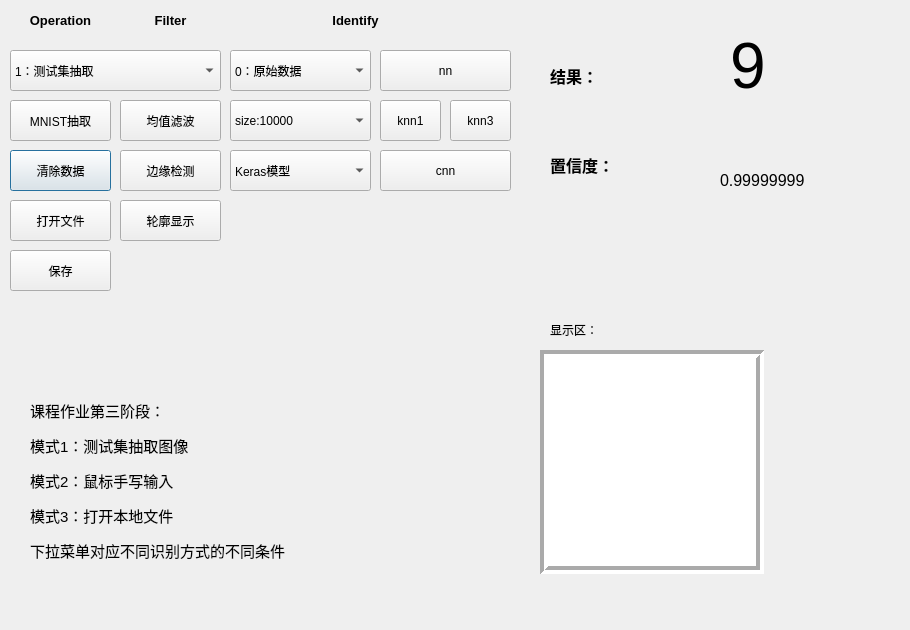
<?xml version="1.0" encoding="UTF-8"?>
<ui version="4.0">
 <class>MainWindow</class>
 <widget class="QDialog" name="MainWindow">
  <property name="enabled">
   <bool>true</bool>
  </property>
  <property name="geometry">
   <rect>
    <x>0</x>
    <y>0</y>
    <width>910</width>
    <height>630</height>
   </rect>
  </property>
  <property name="minimumSize">
   <size>
    <width>910</width>
    <height>629</height>
   </size>
  </property>
  <property name="maximumSize">
   <size>
    <width>16777215</width>
    <height>16777215</height>
   </size>
  </property>
  <property name="windowTitle">
   <string>课程设计-数字识别 by 董建承</string>
  </property>
  <widget class="QComboBox" name="cbBox_Mode">
   <property name="geometry">
    <rect>
     <x>10</x>
     <y>50</y>
     <width>211</width>
     <height>41</height>
    </rect>
   </property>
   <item>
    <property name="text">
     <string>1：测试集抽取</string>
    </property>
   </item>
   <item>
    <property name="text">
     <string>2：鼠标手写输入</string>
    </property>
   </item>
   <item>
    <property name="text">
     <string>3：打开本地文件</string>
    </property>
   </item>
   <item>
    <property name="text">
     <string/>
    </property>
   </item>
  </widget>
  <widget class="QPushButton" name="pbtClear">
   <property name="geometry">
    <rect>
     <x>10</x>
     <y>150</y>
     <width>101</width>
     <height>41</height>
    </rect>
   </property>
   <property name="styleSheet">
    <string notr="true"/>
   </property>
   <property name="text">
    <string>清除数据</string>
   </property>
   <property name="checkable">
    <bool>false</bool>
   </property>
   <property name="checked">
    <bool>false</bool>
   </property>
  </widget>
  <widget class="QPushButton" name="pbtGetMnist">
   <property name="geometry">
    <rect>
     <x>10</x>
     <y>100</y>
     <width>101</width>
     <height>41</height>
    </rect>
   </property>
   <property name="text">
    <string>MNIST抽取</string>
   </property>
   <property name="checkable">
    <bool>false</bool>
   </property>
  </widget>
  <widget class="QPushButton" name="pbtPredict">
   <property name="geometry">
    <rect>
     <x>380</x>
     <y>100</y>
     <width>61</width>
     <height>41</height>
    </rect>
   </property>
   <property name="styleSheet">
    <string notr="true"/>
   </property>
   <property name="text">
    <string>knn1</string>
   </property>
  </widget>
  <widget class="QLabel" name="label_3">
   <property name="geometry">
    <rect>
     <x>550</x>
     <y>30</y>
     <width>101</width>
     <height>181</height>
    </rect>
   </property>
   <property name="minimumSize">
    <size>
     <width>0</width>
     <height>0</height>
    </size>
   </property>
   <property name="text">
    <string>&lt;html&gt;&lt;head/&gt;&lt;body&gt;&lt;p/&gt;&lt;p&gt;&lt;span style=&quot; font-size:12pt; font-weight:600;&quot;/&gt;&lt;/p&gt;&lt;p&gt;&lt;span style=&quot; font-size:12pt; font-weight:600;&quot;&gt;结果：&lt;/span&gt;&lt;br/&gt;&lt;/p&gt;&lt;p&gt;&lt;br/&gt;&lt;/p&gt;&lt;p&gt;&lt;span style=&quot; font-size:12pt; font-weight:600;&quot;&gt;置信度：&lt;/span&gt;&lt;/p&gt;&lt;/body&gt;&lt;/html&gt;</string>
   </property>
  </widget>
  <widget class="QLabel" name="label_4">
   <property name="geometry">
    <rect>
     <x>550</x>
     <y>320</y>
     <width>131</width>
     <height>20</height>
    </rect>
   </property>
   <property name="text">
    <string>显示区：</string>
   </property>
  </widget>
  <widget class="QLabel" name="label_5">
   <property name="geometry">
    <rect>
     <x>30</x>
     <y>370</y>
     <width>451</width>
     <height>251</height>
    </rect>
   </property>
   <property name="text">
    <string>&lt;!DOCTYPE HTML PUBLIC &quot;-//W3C//DTD HTML 4.0//EN&quot; &quot;http://www.w3.org/TR/REC-html40/strict.dtd&quot;&gt;
&lt;html&gt;&lt;head&gt;&lt;meta name=&quot;qrichtext&quot; content=&quot;1&quot; /&gt;&lt;style type=&quot;text/css&quot;&gt;
p, li { white-space: pre-wrap; }
&lt;/style&gt;&lt;/head&gt;&lt;body style=&quot; font-family:'SimSun'; font-size:9pt; font-weight:400; font-style:normal;&quot;&gt;
&lt;p style=&quot; margin-top:12px; margin-bottom:12px; margin-left:0px; margin-right:0px; -qt-block-indent:0; text-indent:0px;&quot;&gt;&lt;span style=&quot; font-family:'Ubuntu'; font-size:11pt;&quot;&gt;课程作业第三阶段：&lt;/span&gt;&lt;/p&gt;
&lt;p style=&quot; margin-top:12px; margin-bottom:12px; margin-left:0px; margin-right:0px; -qt-block-indent:0; text-indent:0px;&quot;&gt;&lt;span style=&quot; font-family:'Ubuntu'; font-size:11pt;&quot;&gt;模式1：测试集抽取图像&lt;/span&gt;&lt;/p&gt;
&lt;p style=&quot; margin-top:12px; margin-bottom:12px; margin-left:0px; margin-right:0px; -qt-block-indent:0; text-indent:0px;&quot;&gt;&lt;span style=&quot; font-family:'Ubuntu'; font-size:11pt;&quot;&gt;模式2：鼠标手写输入&lt;/span&gt;&lt;/p&gt;
&lt;p style=&quot; margin-top:12px; margin-bottom:12px; margin-left:0px; margin-right:0px; -qt-block-indent:0; text-indent:0px;&quot;&gt;&lt;span style=&quot; font-family:'Ubuntu'; font-size:11pt;&quot;&gt;模式3：打开本地文件&lt;/span&gt;&lt;/p&gt;
&lt;p style=&quot; margin-top:12px; margin-bottom:12px; margin-left:0px; margin-right:0px; -qt-block-indent:0; text-indent:0px;&quot;&gt;&lt;span style=&quot; font-size:11pt;&quot;&gt;下拉菜单对应不同识别方式的不同条件&lt;/span&gt;&lt;/p&gt;
&lt;p style=&quot;-qt-paragraph-type:empty; margin-top:12px; margin-bottom:12px; margin-left:0px; margin-right:0px; -qt-block-indent:0; text-indent:0px; font-size:11pt;&quot;&gt;&lt;br /&gt;&lt;/p&gt;&lt;/body&gt;&lt;/html&gt;</string>
   </property>
  </widget>
  <widget class="QWidget" name="verticalLayoutWidget">
   <property name="geometry">
    <rect>
     <x>540</x>
     <y>350</y>
     <width>221</width>
     <height>221</height>
    </rect>
   </property>
   <layout class="QVBoxLayout" name="dArea_Layout">
    <property name="spacing">
     <number>0</number>
    </property>
    <property name="leftMargin">
     <number>0</number>
    </property>
    <property name="topMargin">
     <number>0</number>
    </property>
    <property name="rightMargin">
     <number>0</number>
    </property>
    <property name="bottomMargin">
     <number>0</number>
    </property>
   </layout>
  </widget>
  <widget class="QLabel" name="lbResult">
   <property name="geometry">
    <rect>
     <x>730</x>
     <y>20</y>
     <width>71</width>
     <height>91</height>
    </rect>
   </property>
   <property name="font">
    <font>
     <pointsize>48</pointsize>
    </font>
   </property>
   <property name="text">
    <string>9</string>
   </property>
  </widget>
  <widget class="QLabel" name="lbCofidence">
   <property name="geometry">
    <rect>
     <x>720</x>
     <y>170</y>
     <width>151</width>
     <height>21</height>
    </rect>
   </property>
   <property name="font">
    <font>
     <pointsize>12</pointsize>
    </font>
   </property>
   <property name="text">
    <string>0.99999999</string>
   </property>
  </widget>
  <widget class="QPushButton" name="pbtGetfile">
   <property name="geometry">
    <rect>
     <x>10</x>
     <y>200</y>
     <width>101</width>
     <height>41</height>
    </rect>
   </property>
   <property name="text">
    <string>打开文件</string>
   </property>
  </widget>
  <widget class="QPushButton" name="pushButton">
   <property name="geometry">
    <rect>
     <x>10</x>
     <y>250</y>
     <width>101</width>
     <height>41</height>
    </rect>
   </property>
   <property name="text">
    <string>保存</string>
   </property>
  </widget>
  <widget class="QPushButton" name="pbtFilter1">
   <property name="geometry">
    <rect>
     <x>120</x>
     <y>100</y>
     <width>101</width>
     <height>41</height>
    </rect>
   </property>
   <property name="styleSheet">
    <string notr="true"/>
   </property>
   <property name="text">
    <string>均值滤波</string>
   </property>
  </widget>
  <widget class="QPushButton" name="pbtFilter2">
   <property name="geometry">
    <rect>
     <x>120</x>
     <y>150</y>
     <width>101</width>
     <height>41</height>
    </rect>
   </property>
   <property name="styleSheet">
    <string notr="true"/>
   </property>
   <property name="text">
    <string>边缘检测</string>
   </property>
  </widget>
  <widget class="QPushButton" name="pbtFilter3">
   <property name="geometry">
    <rect>
     <x>120</x>
     <y>200</y>
     <width>101</width>
     <height>41</height>
    </rect>
   </property>
   <property name="styleSheet">
    <string notr="true"/>
   </property>
   <property name="text">
    <string>轮廓显示</string>
   </property>
  </widget>
  <widget class="QComboBox" name="cbBox_Mode_2">
   <property name="geometry">
    <rect>
     <x>230</x>
     <y>50</y>
     <width>141</width>
     <height>41</height>
    </rect>
   </property>
   <item>
    <property name="text">
     <string>0：原始数据</string>
    </property>
   </item>
   <item>
    <property name="text">
     <string>1：均值滤波</string>
    </property>
   </item>
   <item>
    <property name="text">
     <string>2：边缘检测</string>
    </property>
   </item>
   <item>
    <property name="text">
     <string>3：轮廓显示</string>
    </property>
   </item>
   <item>
    <property name="text">
     <string>4：标签平滑</string>
    </property>
   </item>
   <item>
    <property name="text">
     <string/>
    </property>
   </item>
  </widget>
  <widget class="QLabel" name="label_6">
   <property name="geometry">
    <rect>
     <x>120</x>
     <y>0</y>
     <width>101</width>
     <height>41</height>
    </rect>
   </property>
   <property name="text">
    <string>&lt;html&gt;&lt;head/&gt;&lt;body&gt;&lt;p align=&quot;center&quot;&gt;&lt;span style=&quot; font-size:10pt; font-weight:600;&quot;&gt;Filter&lt;/span&gt;&lt;/p&gt;&lt;/body&gt;&lt;/html&gt;</string>
   </property>
  </widget>
  <widget class="QPushButton" name="pbtPredict_2">
   <property name="geometry">
    <rect>
     <x>380</x>
     <y>50</y>
     <width>131</width>
     <height>41</height>
    </rect>
   </property>
   <property name="styleSheet">
    <string notr="true"/>
   </property>
   <property name="text">
    <string>nn</string>
   </property>
  </widget>
  <widget class="QLabel" name="label_7">
   <property name="geometry">
    <rect>
     <x>300</x>
     <y>0</y>
     <width>111</width>
     <height>41</height>
    </rect>
   </property>
   <property name="text">
    <string>&lt;html&gt;&lt;head/&gt;&lt;body&gt;&lt;p align=&quot;center&quot;&gt;&lt;span style=&quot; font-size:10pt; font-weight:600;&quot;&gt;Identify&lt;/span&gt;&lt;/p&gt;&lt;/body&gt;&lt;/html&gt;</string>
   </property>
  </widget>
  <widget class="QLabel" name="label_8">
   <property name="geometry">
    <rect>
     <x>10</x>
     <y>0</y>
     <width>101</width>
     <height>41</height>
    </rect>
   </property>
   <property name="text">
    <string>&lt;html&gt;&lt;head/&gt;&lt;body&gt;&lt;p align=&quot;center&quot;&gt;&lt;span style=&quot; font-size:10pt; font-weight:600;&quot;&gt;Operation&lt;/span&gt;&lt;/p&gt;&lt;/body&gt;&lt;/html&gt;</string>
   </property>
  </widget>
  <widget class="QComboBox" name="cbBox_Mode_3">
   <property name="geometry">
    <rect>
     <x>230</x>
     <y>100</y>
     <width>141</width>
     <height>41</height>
    </rect>
   </property>
   <item>
    <property name="text">
     <string>size:10000</string>
    </property>
   </item>
   <item>
    <property name="text">
     <string>size:1000</string>
    </property>
   </item>
   <item>
    <property name="text">
     <string>size:100</string>
    </property>
   </item>
   <item>
    <property name="text">
     <string>size:50000</string>
    </property>
   </item>
   <item>
    <property name="text">
     <string/>
    </property>
   </item>
  </widget>
  <widget class="QPushButton" name="pbtPredict_3">
   <property name="geometry">
    <rect>
     <x>450</x>
     <y>100</y>
     <width>61</width>
     <height>41</height>
    </rect>
   </property>
   <property name="styleSheet">
    <string notr="true"/>
   </property>
   <property name="text">
    <string>knn3</string>
   </property>
  </widget>
  <widget class="QPushButton" name="pbtPredict_4">
   <property name="geometry">
    <rect>
     <x>380</x>
     <y>150</y>
     <width>131</width>
     <height>41</height>
    </rect>
   </property>
   <property name="styleSheet">
    <string notr="true"/>
   </property>
   <property name="text">
    <string>cnn</string>
   </property>
  </widget>
  <widget class="QComboBox" name="cbBox_Mode_4">
   <property name="geometry">
    <rect>
     <x>230</x>
     <y>150</y>
     <width>141</width>
     <height>41</height>
    </rect>
   </property>
   <item>
    <property name="text">
     <string>Keras模型</string>
    </property>
   </item>
   <item>
    <property name="text">
     <string>Keras_transfer</string>
    </property>
   </item>
   <item>
    <property name="text">
     <string>my_cnn</string>
    </property>
   </item>
   <item>
    <property name="text">
     <string/>
    </property>
   </item>
  </widget>
  <widget class="QLabel" name="lbDataArea">
   <property name="geometry">
    <rect>
     <x>540</x>
     <y>350</y>
     <width>224</width>
     <height>224</height>
    </rect>
   </property>
   <property name="mouseTracking">
    <bool>false</bool>
   </property>
   <property name="styleSheet">
    <string notr="true">background-color: rgb(255, 255, 255);</string>
   </property>
   <property name="frameShape">
    <enum>QFrame::Box</enum>
   </property>
   <property name="frameShadow">
    <enum>QFrame::Sunken</enum>
   </property>
   <property name="lineWidth">
    <number>4</number>
   </property>
   <property name="midLineWidth">
    <number>0</number>
   </property>
   <property name="text">
    <string/>
   </property>
  </widget>
  <zorder>lbDataArea</zorder>
  <zorder>cbBox_Mode</zorder>
  <zorder>pbtClear</zorder>
  <zorder>pbtGetMnist</zorder>
  <zorder>pbtPredict</zorder>
  <zorder>label_3</zorder>
  <zorder>label_4</zorder>
  <zorder>label_5</zorder>
  <zorder>verticalLayoutWidget</zorder>
  <zorder>lbResult</zorder>
  <zorder>lbCofidence</zorder>
  <zorder>pbtGetfile</zorder>
  <zorder>pushButton</zorder>
  <zorder>pbtFilter1</zorder>
  <zorder>pbtFilter2</zorder>
  <zorder>pbtFilter3</zorder>
  <zorder>cbBox_Mode_2</zorder>
  <zorder>label_6</zorder>
  <zorder>pbtPredict_2</zorder>
  <zorder>label_7</zorder>
  <zorder>label_8</zorder>
  <zorder>cbBox_Mode_3</zorder>
  <zorder>pbtPredict_3</zorder>
  <zorder>pbtPredict_4</zorder>
  <zorder>cbBox_Mode_4</zorder>
 </widget>
 <resources/>
 <connections>
  <connection>
   <sender>cbBox_Mode</sender>
   <signal>activated(QString)</signal>
   <receiver>MainWindow</receiver>
   <slot>cbBox_Mode_Callback()</slot>
   <hints>
    <hint type="sourcelabel">
     <x>110</x>
     <y>40</y>
    </hint>
    <hint type="destinationlabel">
     <x>158</x>
     <y>168</y>
    </hint>
   </hints>
  </connection>
  <connection>
   <sender>pbtClear</sender>
   <signal>clicked()</signal>
   <receiver>MainWindow</receiver>
   <slot>pbtClear_Callback()</slot>
   <hints>
    <hint type="sourcelabel">
     <x>110</x>
     <y>140</y>
    </hint>
    <hint type="destinationlabel">
     <x>105</x>
     <y>341</y>
    </hint>
   </hints>
  </connection>
  <connection>
   <sender>pbtPredict</sender>
   <signal>clicked()</signal>
   <receiver>MainWindow</receiver>
   <slot>pbtPredict_Callback()</slot>
   <hints>
    <hint type="sourcelabel">
     <x>267</x>
     <y>200</y>
    </hint>
    <hint type="destinationlabel">
     <x>157</x>
     <y>542</y>
    </hint>
   </hints>
  </connection>
  <connection>
   <sender>pbtGetMnist</sender>
   <signal>clicked()</signal>
   <receiver>MainWindow</receiver>
   <slot>pbtGetMnist_Callback()</slot>
   <hints>
    <hint type="sourcelabel">
     <x>102</x>
     <y>90</y>
    </hint>
    <hint type="destinationlabel">
     <x>29</x>
     <y>401</y>
    </hint>
   </hints>
  </connection>
  <connection>
   <sender>pbtGetfile</sender>
   <signal>clicked()</signal>
   <receiver>MainWindow</receiver>
   <slot>pbtGetfile_Callback()</slot>
   <hints>
    <hint type="sourcelabel">
     <x>21</x>
     <y>165</y>
    </hint>
    <hint type="destinationlabel">
     <x>126</x>
     <y>230</y>
    </hint>
   </hints>
  </connection>
  <connection>
   <sender>pushButton</sender>
   <signal>clicked()</signal>
   <receiver>MainWindow</receiver>
   <slot>pbtSave_Callback()</slot>
   <hints>
    <hint type="sourcelabel">
     <x>94</x>
     <y>211</y>
    </hint>
    <hint type="destinationlabel">
     <x>287</x>
     <y>215</y>
    </hint>
   </hints>
  </connection>
  <connection>
   <sender>cbBox_Mode_2</sender>
   <signal>activated(QString)</signal>
   <receiver>MainWindow</receiver>
   <slot>cbBox_Mode_Callback_2()</slot>
   <hints>
    <hint type="sourcelabel">
     <x>316</x>
     <y>28</y>
    </hint>
    <hint type="destinationlabel">
     <x>363</x>
     <y>30</y>
    </hint>
   </hints>
  </connection>
  <connection>
   <sender>pbtFilter1</sender>
   <signal>clicked()</signal>
   <receiver>MainWindow</receiver>
   <slot>pbtFilter1_Callback()</slot>
   <hints>
    <hint type="sourcelabel">
     <x>181</x>
     <y>69</y>
    </hint>
    <hint type="destinationlabel">
     <x>456</x>
     <y>97</y>
    </hint>
   </hints>
  </connection>
  <connection>
   <sender>pbtFilter2</sender>
   <signal>clicked()</signal>
   <receiver>MainWindow</receiver>
   <slot>pbtFilter2_Callback()</slot>
   <hints>
    <hint type="sourcelabel">
     <x>185</x>
     <y>123</y>
    </hint>
    <hint type="destinationlabel">
     <x>395</x>
     <y>131</y>
    </hint>
   </hints>
  </connection>
  <connection>
   <sender>pbtFilter3</sender>
   <signal>clicked()</signal>
   <receiver>MainWindow</receiver>
   <slot>pbtFilter3_Callback()</slot>
   <hints>
    <hint type="sourcelabel">
     <x>200</x>
     <y>186</y>
    </hint>
    <hint type="destinationlabel">
     <x>478</x>
     <y>238</y>
    </hint>
   </hints>
  </connection>
  <connection>
   <sender>pbtPredict_2</sender>
   <signal>clicked()</signal>
   <receiver>MainWindow</receiver>
   <slot>pbtPredict_2_Callback()</slot>
   <hints>
    <hint type="sourcelabel">
     <x>237</x>
     <y>116</y>
    </hint>
    <hint type="destinationlabel">
     <x>632</x>
     <y>268</y>
    </hint>
   </hints>
  </connection>
  <connection>
   <sender>cbBox_Mode_3</sender>
   <signal>activated(QString)</signal>
   <receiver>MainWindow</receiver>
   <slot>cbBox_Mode_Callback_3()</slot>
   <hints>
    <hint type="sourcelabel">
     <x>387</x>
     <y>163</y>
    </hint>
    <hint type="destinationlabel">
     <x>565</x>
     <y>241</y>
    </hint>
   </hints>
  </connection>
  <connection>
   <sender>pbtPredict_3</sender>
   <signal>clicked()</signal>
   <receiver>MainWindow</receiver>
   <slot>pbtPredict_1_Callback()</slot>
   <hints>
    <hint type="sourcelabel">
     <x>437</x>
     <y>220</y>
    </hint>
    <hint type="destinationlabel">
     <x>580</x>
     <y>198</y>
    </hint>
   </hints>
  </connection>
  <connection>
   <sender>pbtPredict_4</sender>
   <signal>clicked()</signal>
   <receiver>MainWindow</receiver>
   <slot>pbtPredict_3_Callback()</slot>
   <hints>
    <hint type="sourcelabel">
     <x>297</x>
     <y>272</y>
    </hint>
    <hint type="destinationlabel">
     <x>464</x>
     <y>303</y>
    </hint>
   </hints>
  </connection>
  <connection>
   <sender>cbBox_Mode_4</sender>
   <signal>activated(QString)</signal>
   <receiver>MainWindow</receiver>
   <slot>cbBox_Mode_Callback_4()</slot>
   <hints>
    <hint type="sourcelabel">
     <x>325</x>
     <y>175</y>
    </hint>
    <hint type="destinationlabel">
     <x>338</x>
     <y>277</y>
    </hint>
   </hints>
  </connection>
 </connections>
 <slots>
  <slot>cbBox_Mode_Callback()</slot>
  <slot>pbtClear_Callback()</slot>
  <slot>pbtPredict_Callback()</slot>
  <slot>pbtGetMnist_Callback()</slot>
  <slot>pbtGetfile_Callback()</slot>
  <slot>pbtSave_Callback()</slot>
  <slot>cbBox_Mode_Callback_2()</slot>
  <slot>pbtFilter1_Callback()</slot>
  <slot>pbtFilter2_Callback()</slot>
  <slot>pbtFilter3_Callback()</slot>
  <slot>pbtPredict_2_Callback()</slot>
  <slot>cbBox_Mode_Callback_3()</slot>
  <slot>pbtPredict_3_Callback()</slot>
  <slot>pbtPredict_1_Callback()</slot>
  <slot>cbBox_Mode_Callback_4()</slot>
 </slots>
</ui>
